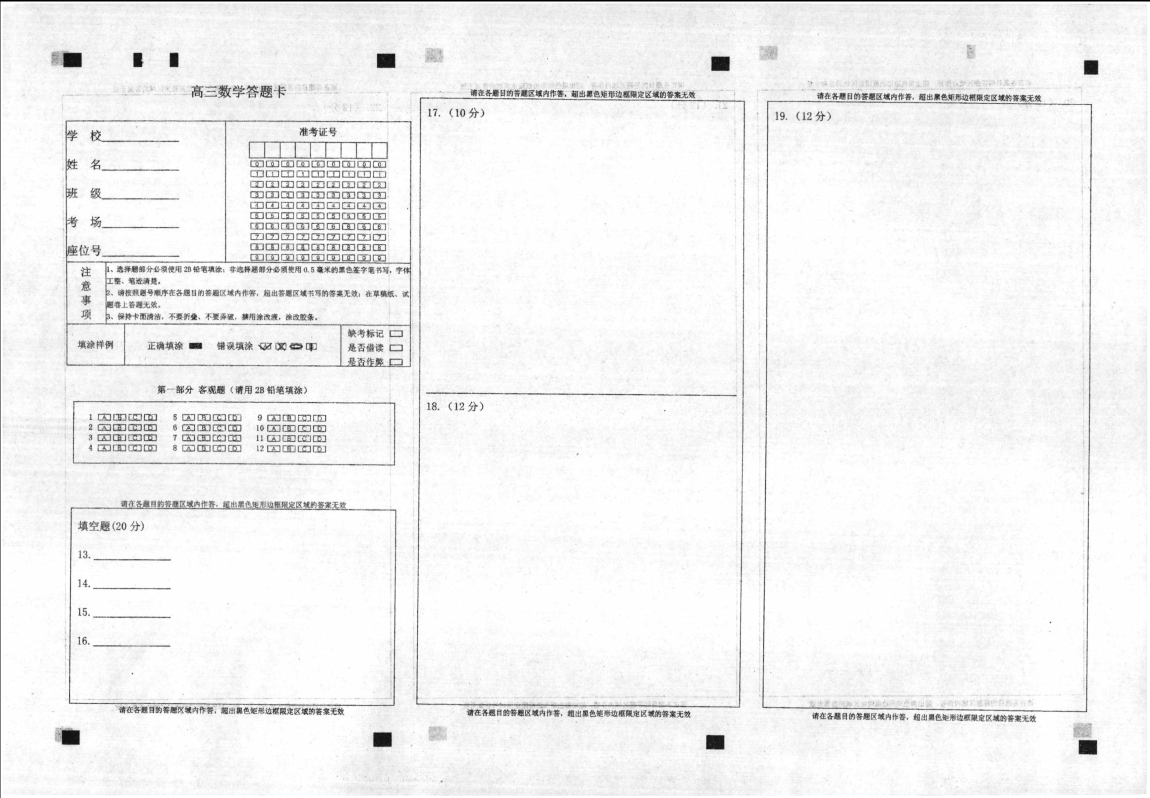
#> input picture experiment/imageidentify/weihai/sample/sample_full_1.jpg, 2300 x 1596 px (shown at 1/2 size)
$ python test04.py
#> lines starting #> are read from the running program, lines starting #| are printed output that depends on the picture; after the words box and inside, x2 and y2 are one past the last pixel; in counts of white or black regions, pixels touching at a corner belong together
### experiment/imageidentify/myutil.py
import sys

import cv2
import numpy as np


# [124 lines left out: functions sort_contours, resize, getlefttopbjd, getlefttopbjds, identifyfourDingdian, not called in this run]


def useDtkbjdListgetGsdysigedingdian(bjdlist):
    """解析答题卡json串中的bjd数组,返回 x y 的最大最小值 """
    minx = sys.maxsize
    miny = sys.maxsize
    maxx = 0
    maxy = 0
    for i in bjdlist:
        for x, y in i['location']:
            minx = min(minx, x)
            miny = min(miny, y)
            maxx = max(maxx, x)
            maxy = max(maxy, y)
    return minx, miny, maxx, maxy


# [63 lines left out: functions useDtkbjdListgetGsdysigedingdian2, getminmax2, getrealPot, not called in this run]

### experiment/imageidentify/test04.py
import json
import numpy as np
import cv2
import myutil


# [9 lines left out: function cv_show, not called in this run]


def analysisTempleteStxx(jxxxjsonlist, binaryImg, offsetx, offsety):
    allstdict = {}
    # 循环题组
    for tzjson in jxxxjsonlist:
        # 循环各个试题
        for stxx in tzjson['stxx']:
            if stxx['stlx'] not in (1, 2, 3):
                continue
            xxdict = {}
            cntpt = 0
            for positionArea in stxx['positionArea']:
                # 统计当前选项占的像素点
                mask = np.zeros(binaryImg.shape, dtype="uint8")
                ltpt = (positionArea['location'][0][0] - offsetx, positionArea['location'][0][1] - offsety)
                rbpt = (positionArea['location'][1][0] - offsetx, positionArea['location'][1][1] - offsety)
                cv2.rectangle(mask, ltpt, rbpt, (255, 255, 255), -1)
                cntpt += cv2.countNonZero(mask)
                mask = cv2.bitwise_and(binaryImg, binaryImg, mask=mask)
                white = cv2.countNonZero(mask)
                xxdict[positionArea['index']] = white
            xxdict['CNT'] = cntpt / len(stxx['positionArea'])
            allstdict[stxx['stbh']] = xxdict
    return allstdict


def analysisXsFill(jxxxjsonlist, bmh, pagenum, offsetx, offsety, targetWidth, targetHeight):
    """ 加载实际待识别的学生图像 """
    # 读取一个模板图像
    img = cv2.imread(f"./weihai/{bmh}/{bmh}_full_{pagenum}.jpg")
    # cv_show('img', img)
    # 灰度图
    stuImgGray = cv2.cvtColor(img, cv2.COLOR_BGR2GRAY)
    # 二值图像
    stuImgBinary = cv2.threshold(stuImgGray, 0, 255, cv2.THRESH_BINARY | cv2.THRESH_OTSU)[1]
    # 初始化卷积核
    rectKernel = cv2.getStructuringElement(cv2.MORPH_RECT, (7, 7))
    tophat = cv2.morphologyEx(stuImgBinary, cv2.MORPH_CLOSE, rectKernel)
    tophat = cv2.morphologyEx(tophat, cv2.MORPH_CLOSE, rectKernel)
    tophat = cv2.morphologyEx(tophat, cv2.MORPH_CLOSE, rectKernel)
    tophat = cv2.morphologyEx(tophat, cv2.MORPH_CLOSE, rectKernel)
    tophat = cv2.morphologyEx(tophat, cv2.MORPH_CLOSE, rectKernel)
    tophat = cv2.morphologyEx(tophat, cv2.MORPH_CLOSE, rectKernel)
    tophat = cv2.morphologyEx(tophat, cv2.MORPH_CLOSE, rectKernel)
    tophat = cv2.morphologyEx(tophat, cv2.MORPH_CLOSE, rectKernel)
    tophat = cv2.morphologyEx(tophat, cv2.MORPH_CLOSE, rectKernel)
    # 高斯滤波
    # stuImgGray = cv2.GaussianBlur(gradX, (5, 5), 0)
    # cv_show('ref', ref)
    # cv_show('ref', ref)
    # 计算轮廓
    # cv2.findContours()函数接受的参数为二值图，即黑白的（不是灰度图）,cv2.RETR_EXTERNAL只检测外轮廓，cv2.CHAIN_APPROX_SIMPLE只保留终点坐标
    # 返回的list中每个元素都是图像中的一个轮廓
    refCnts, hierarchy = cv2.findContours(tophat, cv2.RETR_LIST, cv2.CHAIN_APPROX_SIMPLE)

    cp = img.copy()
    cv2.drawContours(cp, refCnts, -1, (0, 0, 255), 2)
    print("len(refCnts main)", len(refCnts))
    cv_show('cpimg', cp)


    nps = myutil.identifyfourDingdian(refCnts, img.shape[1], img.shape[0])  # 排序，从左到右，从上到下

    dst = np.array([
        [0 / 1.0, 0 / 1.0],
        [targetWidth / 1.0, 0 / 1.0],
        [targetWidth / 1.0, targetHeight / 1.0],
        [0 / 1.0, targetHeight / 1.0]
    ], dtype="float32")

    # dst = np.array([
    #     [127 / 1.0, 106 / 1.0],
    #     [2196 / 1.0, 120 / 1.0],
    #     [2194 / 1.0, 1509 / 1.0],
    #     [123 / 1.0, 1488 / 1.0]
    # ], dtype="float32")
    nps = np.array([
        [128 / 1.0, 104 / 1.0],
        [2197 / 1.0, 123 / 1.0],
        [2194 / 1.0, 1510 / 1.0],
        [124 / 1.0, 1490 / 1.0]
    ], dtype="float32")
    print("targetWidth: ", targetWidth, "targetHeight: ", targetHeight)
    M = cv2.getPerspectiveTransform(nps, dst)
    warped = cv2.warpPerspective(stuImgBinary, M, (targetWidth, targetHeight))
    cv_show('warpedwarped', warped)
    drawBoundingRect(jxxxjsonlist, warped, offsetx, offsety)
    return analysisTempleteStxx(jxxxjsonlist, warped, offsetx, offsety)


def main():
    # 读取答题卡json字符串
    with open('./sanfanggsdy.json', encoding='utf-8') as f:
#> (reads experiment/imageidentify/sanfanggsdy.json from the repository)
        content = json.load(f)
    bjdlist = content['gsdy'][0]['bjd']
    # minx, miny, maxx, maxy = myutil.useDtkbjdListgetGsdysigedingdian(bjdlist)
    # 读取答题卡图片
    img = cv2.imread("./weihai/sample/sample_full_1.jpg")
#> img is the input picture: shape (1596, 2300, 3); min 0, max 255, mean 242.5
    minx, miny, maxx, maxy = myutil.useDtkbjdListgetGsdysigedingdian(bjdlist)
    # 使用 x y 的最大最小值,切割格式定义的答题卡,验证是否套准了
    sliceTempleteImg = img[miny: maxy, minx:maxx]
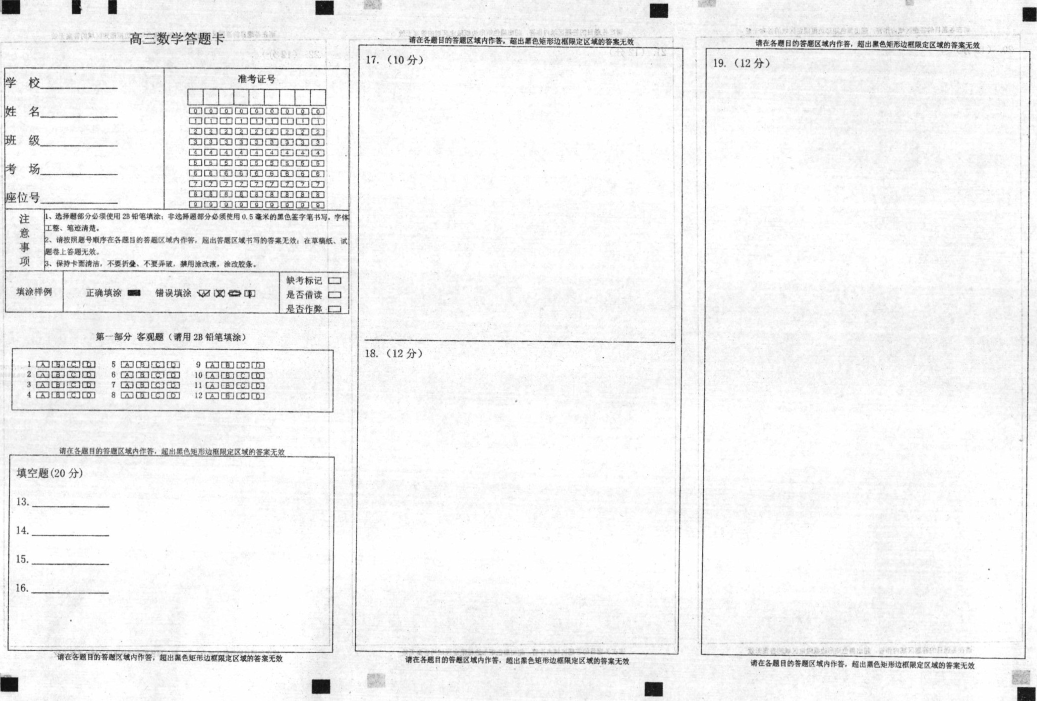
#> sliceTempleteImg: shape (1402, 2074, 3) (shown at 1/2 size); min 9, max 255, mean 242.2
    sliceTempleteImgGray = cv2.cvtColor(sliceTempleteImg, cv2.COLOR_BGR2GRAY)
    # 二值图像
    # ref = cv2.threshold(ref, 100, 255, cv2.THRESH_BINARY)[1]
    sliceTempleteImgBinary = cv2.threshold(sliceTempleteImgGray, 0, 255, cv2.THRESH_BINARY | cv2.THRESH_OTSU)[1]
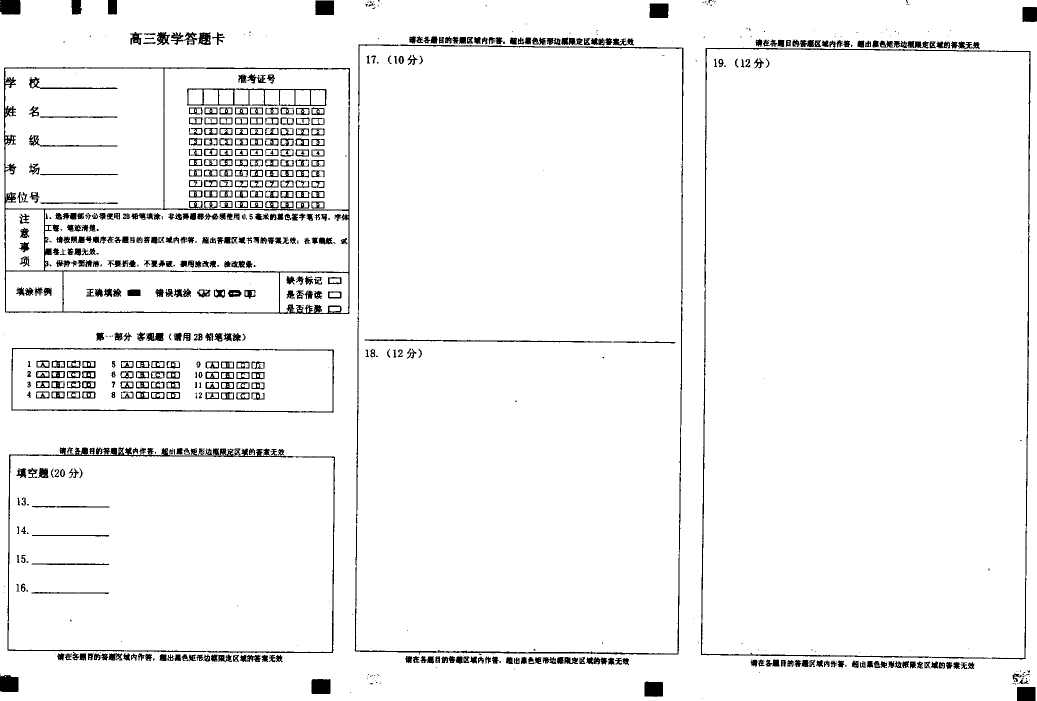
#> sliceTempleteImgBinary: shape (1402, 2074) (shown at 1/2 size); 95.5% white; 736 black regions (195 under 20 px), largest, box (x1, y1, x2, y2) and area: (7, 134, 700, 628) 11693, (709, 88, 1367, 1309) 8351, (1402, 95, 2061, 1319) 8297
    # 提前计算出模板中的各个位置的白色点数量
    templeteStbh2xx2wilteMap = analysisTempleteStxx(content['jxxx'], sliceTempleteImgBinary, minx, miny)
#> after the loop in analysisTempleteStxx, `for tzjson in jxxxjsonlist:`:
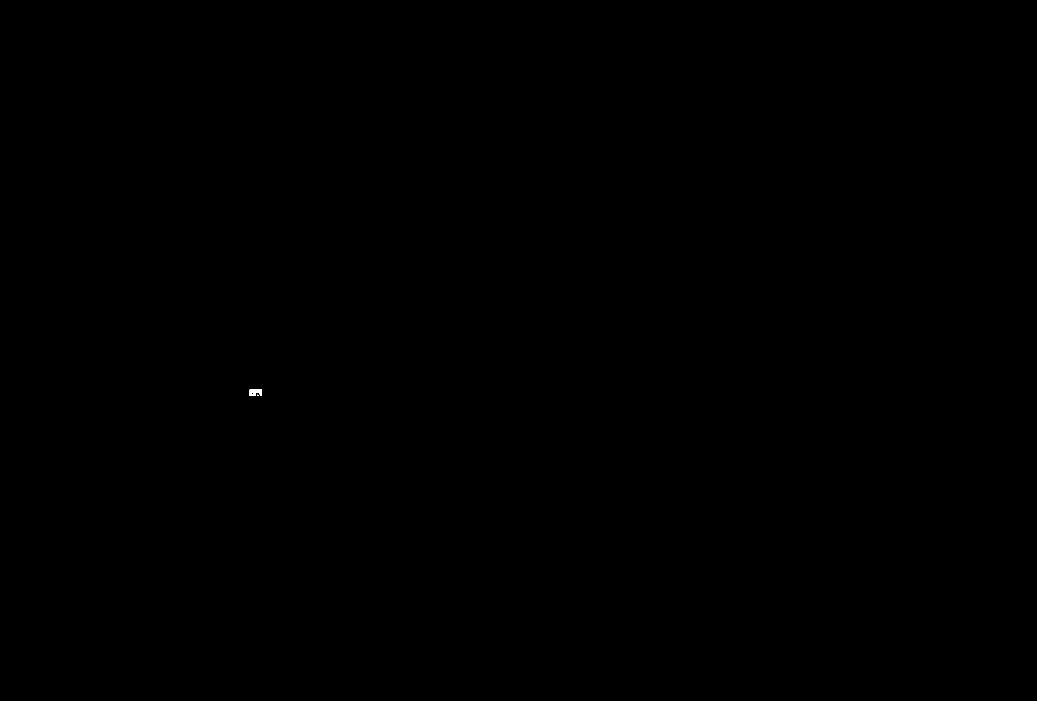
#> mask: shape (1402, 2074) (shown at 1/2 size); 0.01% white; 3 white regions (1 under 20 px), largest, box (x1, y1, x2, y2) and area: (499, 779, 524, 792) 211, (505, 787, 512, 792) 34
#> after the loop in analysisTempleteStxx, `for tzjson in jxxxjsonlist:`: allstdict = 12 items
#> templeteStbh2xx2wilteMap = 12 items
    # 计算出中心/期望图像的宽度/高度
    targetWidth = maxx - minx
    targetHeight = maxy - miny
    xsStbh2xx2wilteMap = analysisXsFill(content['jxxx'], "014402210070615420001", 1, minx, miny, targetWidth,
                                        targetHeight)
    print("targetWidth: ", targetWidth, "targetHeight: ", targetHeight)
    print(templeteStbh2xx2wilteMap)
    print(xsStbh2xx2wilteMap)
    determineStuSel(templeteStbh2xx2wilteMap, xsStbh2xx2wilteMap)


# [112 lines left out: functions determineStuSel, drawBoundingRect, main2, not called in this run]
    # drawBoundingRect(jxxxjsonlist, warped, offsetx, offsety)


if __name__ == '__main__':
#> (the run stopped early here; a loop or call above may not have finished)
